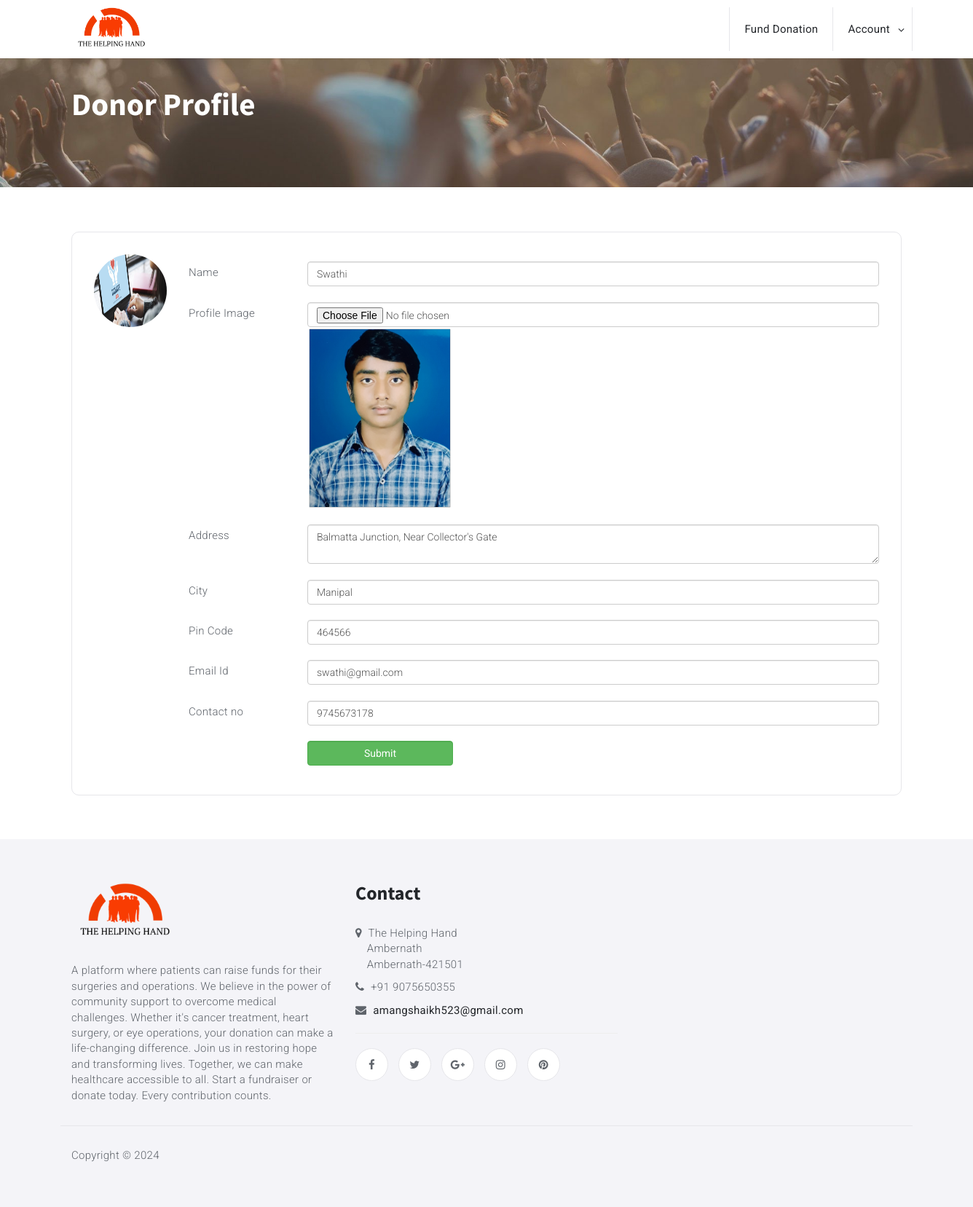
Screenshot of /donorprofile.php (signed in) with the database file from the repository.
### tables this page shows
CREATE TABLE `donor` (
  `donor_id` int(10) NOT NULL,
  `name` varchar(50) NOT NULL,
  `address` text NOT NULL,
  `city` varchar(25) NOT NULL,
  `pin_code` varchar(10) NOT NULL,
  `email_id` varchar(50) NOT NULL,
  `password` varchar(100) NOT NULL,
  `contact_no` varchar(15) NOT NULL,
  `profile_img` varchar(100) NOT NULL,
  `status` varchar(10) NOT NULL
);

### donorprofile.php (the view, shortened to what this page needs)
<?php
include("header.php");
?>
<?php
if(isset($_SESSION['donor_id']))
{
	$sqledit = "SELECT * FROM donor WHERE donor_id='$_SESSION[donor_id]'";
	$qsqledit = mysqli_query($con,$sqledit);
	$rsedit = mysqli_fetch_array($qsqledit);
}
?>
<div id="page-header">
<div class="section-bg" style="background-image: url(img/background-2.jpg);"></div>
<div class="container">
<div class="row">
<div class="col-md-12">
<div class="header-content">
<h1>Donor Profile</h1>
</div>
</div>
</div>
</div>
</div>
</header>
<div class="section" style="padding-top: 1px;">
<div class="container">
<div class="row">
<main id="" class="col-md-12">
<div class="">
<div class="">
<div class="article-comments">
<div class="media">
<div class="media-left">
<img class="media-object" src="img/charity.jpg"  style="width: 100px;height: 100px;">
</div>
<div class="media-body">
	<p>
<form method="post" action="" enctype="multipart/form-data">
<div class="row">
	<div class="col-md-2" style="padding-top: 5px;">Name</div>
	<div class="col-md-10">
		<input type="text" name="name"  id="name" class="form-control"  value="<?php echo $rsedit['name']; ?>">
	</div>
</div>
<br>
<div class="row">
	<div class="col-md-2" style="padding-top: 5px;">Profile Image</div>
	<div class="col-md-10">
		<input type="file" name="profile_img"  id="profile_img" class="form-control" >
		<?php
		if($rsedit['profile_img'] == "")
		{
			echo "<img src='img/no-image-icon.png' style='height: 300px;'>";
		}
		else if(file_exists("imgdonor/".$rsedit['profile_img']))
		{
			echo "<img src='imgdonor/".$rsedit['profile_img']. "'  style='height: 250px;'>";
		}
		else
		{
			echo "<img src='img/no-image-icon.png' style='height: 300px;' >";
		}
		?>
	</div>
</div>
<br>
<div class="row">
	<div class="col-md-2" style="padding-top: 5px;"> Address  </div>
	<div class="col-md-10">
		<textarea name="address" id="address" class="form-control"><?php echo $rsedit['address']; ?></textarea>
	</div>
</div>
<br>
<div class="row">
	<div class="col-md-2" style="padding-top: 5px;">City </div>
	<div class="col-md-10">
		<input type="text" name="city"  id="city" class="form-control" value="<?php echo $rsedit['city']; ?>">
	</div>
</div>
<br>
<div class="row">
	<div class="col-md-2" style="padding-top: 5px;">Pin Code </div>
	<div class="col-md-10">
		<input type="text" name="pin_code"  id="pin_code" class="form-control" value="<?php echo $rsedit['pin_code']; ?>">
	</div>
</div>
<br>
<div class="row">
	<div class="col-md-2" style="padding-top: 5px;">Email Id </div>
	<div class="col-md-10">
		<input type="email" name="email_id"  id="email_id" class="form-control"  value="<?php echo $rsedit['email_id']; ?>">
	</div>
</div>
<br>
<div class="row">
	<div class="col-md-2" style="padding-top: 5px;"> Contact no</div>
	<div class="col-md-10">
		<input type="text" name="contact_no"  id="contact_no" class="form-control" value="<?php echo $rsedit['contact_no']; ?>">
	</div>
</div>
<br>
<div class="row">
	<div class="col-md-2" style="padding-top: 5px;"></div>
	<div class="col-md-10">
		<input type="submit" name="submit" id="submit" class="form-control btn btn-success" style="width: 200px;">
	</div>
</div>
</form>
	</p>
	</div>
</div>
</div>
</div>
</main>
</div>
</div>
</div>
<?php
include("footer.php");
?>

### css/style.css (style rules this page uses)
body { font-family:roboto,sans-serif;font-size:15px;font-weight:300;letter-spacing:.3px;color:#5f646b }
h1,h2,h3,h4,h5,h6 { font-family:source sans pro,sans-serif;margin-top:0;color:#23262a;font-weight:700;letter-spacing:0 }
h1 { font-size:43px }
.section { position:relative;padding:60px 0 }
.section-bg { position:absolute;left:0;right:0;top:0;bottom:0;background-size:cover;background-position:50%;z-index:-1 }
#page-header { position:relative;margin-top:60px;padding:60px 0 }
.header-content h1 { color:#fff;text-transform:capitalize;margin-bottom:30px }
.article-comments { margin-top:60px }
.article-comments .media { padding:30px;border:1px solid #e6e6ea;margin-top:30px;border-radius:10px }
.article-comments .media .media-left { padding-right:30px }
.article-comments .media .media-left .media-object { border-radius:50% }

### rows the page displays
donor: name "Swathi", profile_img (picture), address "Balmatta Junction, Near Collector's Gate", city "Manipal", pin_code "464566", email_id "swathi@gmail.com", contact_no "9745673178"
